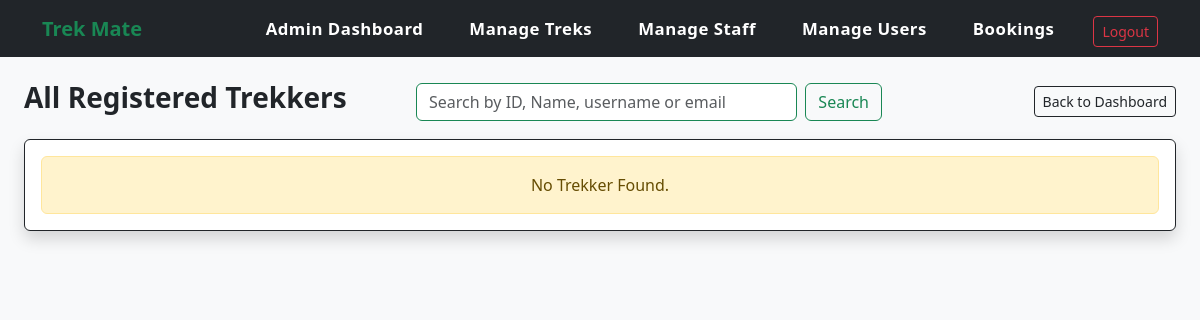
/admin/manage_users (signed in), run on an earlier commit of the app's database.
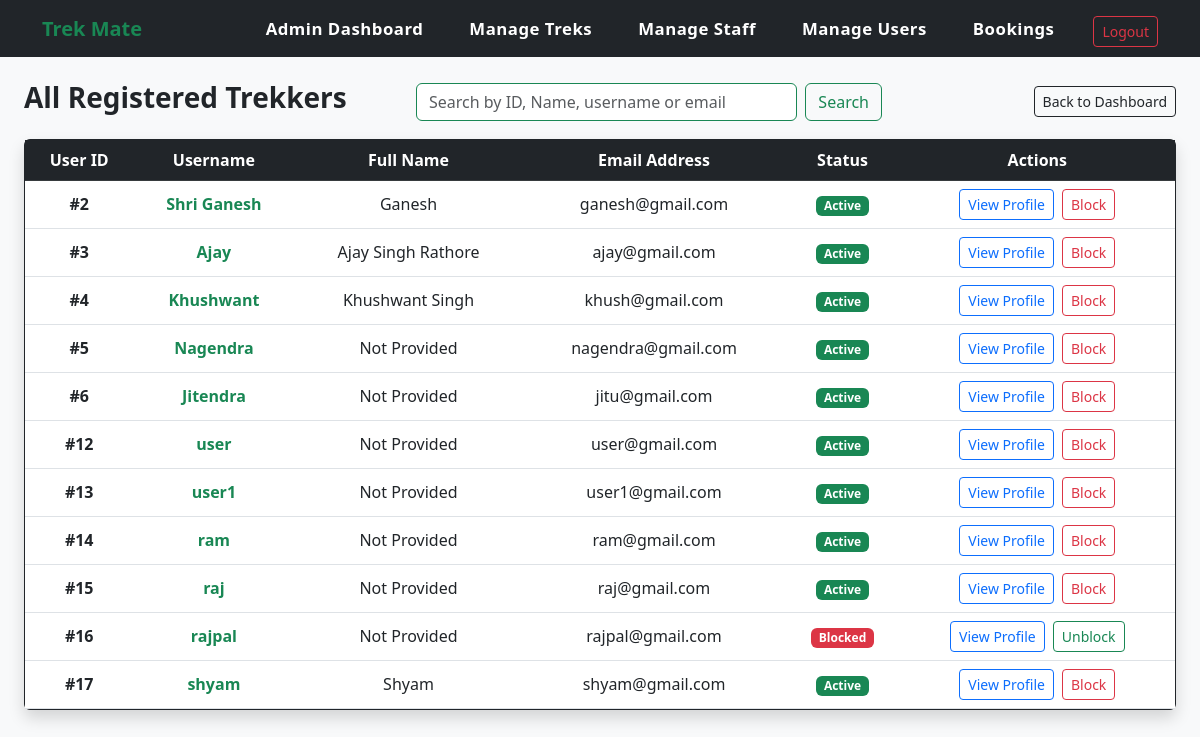
And on a later commit of the database.
### app.py (models this page shows)
class User(db.Model):
    __tablename__ = 'trekmate_user'
    id = db.Column(db.Integer, primary_key=True)
    username = db.Column(db.String(60), unique=True, nullable=False)
    email = db.Column(db.String(100), unique=True, nullable=False)
    password = db.Column(db.String(120), nullable=False)
    role = db.Column(db.String(10), nullable=False, default='trekker')
    status = db.Column(db.String(15), default='Active')
    full_name = db.Column(db.String(120))
    phone_number = db.Column(db.String(20), default="")
    gender = db.Column(db.String(10))
    date_of_birth = db.Column(db.Date)
    city = db.Column(db.String(50))
    state = db.Column(db.String(50))
    bio = db.Column(db.Text, default="")
    staff_profile = db.relationship('StaffProfile', backref='user', uselist=False, cascade="all, delete-orphan")
    bookings = db.relationship('Booking', backref='user', lazy=True)

### app.py (the view, shortened to what this page needs)
@app.route("/admin/manage_users")
def manage_users():
    if session.get('user_id') == None or session.get('role') != 'admin':
        return redirect(url_for('login'))
    search_query = request.args.get('search', '').strip()
    query = User.query.filter_by(role='trekker')  # Only fetch trekkers
    all_trekkers = query.all()
    return render_template("manage_users.html", users=all_trekkers, search_query=search_query)

### templates/manage_users.html (shortened to what this page needs)
{% extends 'base.html' %}
{% block content %}
<div class="row mb-3 align-items-center">
    <div class="col-md-4">
        <h3 class="text-dark fw-bold">All Registered Trekkers</h3>
    </div>
    <div class="col-md-5">
        <form action="{{ url_for('manage_users') }}" method="GET" class="d-flex">
            <input type="text" name="search" class="form-control border-success me-2"  placeholder="Search by ID, Name, username or email" value="{{ search_query }}">
            <button type="submit" class="btn btn-outline-success">Search</button>
        </form>
    </div>
    <div class="col-md-3 text-end">
        <a href="{{ url_for('admin_dashboard') }}" class="btn btn-outline-dark btn-sm">Back to Dashboard</a>
    </div>
</div>
<div class="card shadow border-dark">
    <div class="card-body p-0 table-responsive">
        {% if users %}
            <table class="table table-hover mb-0 text-center align-middle">
                <thead class="table-dark">
                    <tr>
                        <th>User ID</th>
                        <th>Username</th>
                        <th>Full Name</th>
                        <th>Email Address</th>
                        <th>Status</th>
                        <th>Actions</th>
                    </tr>
                </thead>
                <tbody>
                {% for u in users %}
                <tr>
                    <td class="fw-bold">#{{ u.id }}</td>
                    <td class="fw-bold text-success">{{ u.username }}</td>
                    <td>{%if u.full_name %}{{ u.full_name }}{% else %}Not Provided{% endif %}</td>
                    <td>{{ u.email }}</td>
                    <td>
                        {% if u.status == 'Blocked' %}
                            <span class="badge bg-danger">Blocked</span>
                        {% else %}
                            <span class="badge bg-success">Active</span>
                        {% endif %}
                    </td>
                    <td>
                        <div class="d-flex justify-content-center gap-2">
                            <a href="{{ url_for('view_user_profile', user_id=u.id) }}" class="btn btn-outline-primary btn-sm">View Profile</a>
                            {% if u.status == 'Active' %}
                                <a href="{{ url_for('block_user', user_id=u.id) }}" class="btn btn-outline-danger btn-sm">Block</a>
                            {% else %}
                                <a href="{{ url_for('unblock_user', user_id=u.id) }}" class="btn btn-outline-success btn-sm">Unblock</a>
                            {% endif %}
                        </div>
                    </td>
                </tr>
                {% endfor %}
            </tbody>
        </table>
        {% else %}
            <div class="alert alert-warning text-center m-3">No Trekker Found.</div>
        {% endif %}
    </div>
</div>
{% endblock %}

What changed in the data, as far as the page shows it:
now on this page (row edited): User: id "2", username "Shri Ganesh", full_name "Ganesh", email "ganesh@gmail.com", status "Active"
added User: id "3", username "Ajay", full_name "Ajay Singh Rathore", email "ajay@gmail.com", status "Active"
added User: id "4", username "Khushwant", full_name "Khushwant Singh", email "khush@gmail.com", status "Active"
added User: id "5", username "Nagendra", shows "Not Provided", email "nagendra@gmail.com", status "Active"
added User: id "6", username "Jitendra", shows "Not Provided", email "jitu@gmail.com", status "Active"
added User: id "12", username "user", shows "Not Provided", email "user@gmail.com", status "Active"
added User: id "13", username "user1", shows "Not Provided", email "user1@gmail.com", status "Active"
added User: id "14", username "ram", shows "Not Provided", email "ram@gmail.com", status "Active"
added User: id "15", username "raj", shows "Not Provided", email "raj@gmail.com", status "Active"
added User: id "16", username "rajpal", shows "Not Provided", email "rajpal@gmail.com", status "Blocked"
added User: id "17", username "shyam", full_name "Shyam", email "shyam@gmail.com", status "Active"
Also different on the page:
text no longer shown: "No Trekker Found."
text now shown: "User ID Username Full Name Email Address Status Actions"
